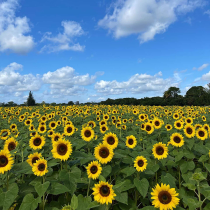
#> input picture images/the_berry_farms_sunflower_field.jpeg, 210 x 210 px, shrunk from 1440 x 1440 before the run
$ jupyter execute --allow-errors A2.ipynb
#> lines starting #> are read from the running program, lines starting #| are printed output that depends on the picture; after the words box and inside, x2 and y2 are one past the last pixel; in counts of white or black regions, pixels touching at a corner belong together; long printed decimals are rounded
# Blob Detection using Laplacian of Gaussian and Scale-Space Extrema

[cell 1]
# Import libraries
import cv2 as cv
import numpy as np
import matplotlib.pyplot as plt
from skimage.feature import blob_log
from math import sqrt

## Pre-processing the Image

[cell 2]
# Load the image
image_sunflower = cv.imread('images/the_berry_farms_sunflower_field.jpeg', cv.IMREAD_REDUCED_COLOR_4)
#> image_sunflower is the input picture: shape (210, 210, 3); mean B, G, R 119.8, 125.3, 100.4
gray_sunflower = cv.cvtColor(image_sunflower, cv.COLOR_BGR2GRAY)
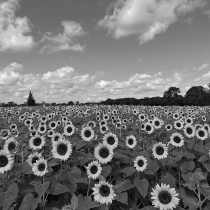
#> gray_sunflower: shape (210, 210); min 5, max 251, mean 117.2

# Display the image
plt.imshow(cv.cvtColor(image_sunflower, cv.COLOR_BGR2RGB))
plt.title("Original Sunflower Field Image")
plt.axis("off")
plt.show()

## Applying Gaussian blur and Laplacian

[cell 3]
# Apply Gaussian blur to reduce noise
blurred_sunflower = cv.GaussianBlur(gray_sunflower, (9,9), 0.1)

# Apply Laplacian to detect edges
laplacian_sunflower = cv.Laplacian(blurred_sunflower, cv.CV_64F)
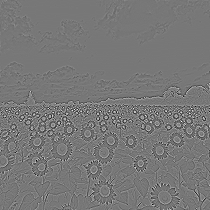
#> laplacian_sunflower: shape (210, 210) float64; min -419, max 472, mean 0; drawn with min black and max white

## Detect blobs

[cell 4]
# Define parameters for blob detection
min_sigma = 3  # Minimum sigma for LoG
max_sigma = 14  # Maximum sigma for LoG
threshold = 10 # Threshold for blob detection

# Detect blobs using Laplacian of Gaussian
blobs = blob_log(laplacian_sunflower, min_sigma=min_sigma, max_sigma=max_sigma, threshold=threshold)
#> blobs = 78 rows, first 8: [163, 140, 3], [139, 177, 3], [133, 87, 3], [169, 93, 3], [167, 41, 3], [140, 110, 3], [141, 37, 3], [133, 201, 3]

## Largest circle

[cell 5]
# Find the largest circle
max_radius_index = np.argmax(blobs[:, 2])
#> max_radius_index = 26
largest_circle_params = blobs[max_radius_index]
#> largest_circle_params = [149, 62, 4.22]
y, x, r = largest_circle_params
#> y = 149; x = 62; r = 4.22
print(f"Largest Circle Radius (r): {r}")
#| Largest Circle Radius (r): 4.222
print(f"Largest Circle Center (x, y): ({x}, {y})")
#| Largest Circle Center (x, y): (62.0, 149.0)

## Display blobs on original image

[cell 6]
# Draw all detected circles on the original image
for blob in blobs:
    y, x, r = blob  # Blob format is (y, x, r)
    cv.circle(image_sunflower, (int(x), int(y)), int(r), (0, 0, 255), thickness=1, lineType=cv.LINE_AA)  # Red circles
#> this loop made 78 passes
#> (y, x, r) on passes 1 to 12: (163, 140, 3), (139, 177, 3), (133, 87, 3), (169, 93, 3), (167, 41, 3), (140, 110, 3), (141, 37, 3), (133, 201, 3), (130, 189, 3), (141, 130, 3), (150, 159, 3), (148, 0, 3)
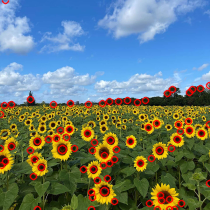
#> image_sunflower: shape (210, 210, 3); 7.74% of pixels changed, all inside (x1, y1, x2, y2) = (0, 0, 210, 210)

# Display the result using Matplotlib
plt.figure(figsize=(8, 8))
plt.imshow(cv.cvtColor(image_sunflower, cv.COLOR_BGR2RGB))
plt.axis('off')  # Turn off axis labels
plt.title('Detected Circles in Sunflower Field')
plt.show()

# Question 2

## Generate the Noisy Point Set (Circle + Line)

[cell 7]
from scipy.optimize import minimize
from scipy import linalg
import numpy as np
import matplotlib.pyplot as plt
import  circle_fit as cf

np.random.seed(0)

N = 100
half_n = N // 2
r = 10
x0_gt, y0_gt = 2, 3  # Center of the circle
s = r / 16

t = np.random.uniform(0, 2*np.pi, half_n)
n = s * np.random.randn(half_n)
x, y = x0_gt + (r + n) * np.cos(t), y0_gt + (r + n) * np.sin(t)

X_circ = np.hstack((x.reshape(half_n, 1), y.reshape(half_n, 1)))

s = 1.
m, b = -1, 2
x = np.linspace(-12, 12, half_n)
y = m*x + b + s * np.random.randn(half_n)

X_line = np.hstack((x.reshape(half_n, 1), y.reshape(half_n, 1)))

X = np.vstack((X_circ, X_line))

fig, ax = plt.subplots(1, 1, figsize=(8, 8))

ax.scatter(X_line[:, 0], X_line[:, 1], label='Line')
ax.scatter(X_circ[:, 0], X_circ[:, 1], label='Circle')

circle_gt = plt.Circle((x0_gt, y0_gt), r, color='g', fill=False, label='Ground truth circle')
ax.add_patch(circle_gt)
ax.plot((x0_gt), (y0_gt), '+', color='g')

x_min, x_max = ax.get_xlim()
x_ = np.array([x_min, x_max])
y_ = m * x_ + b
plt.plot(x_, y_, color='m', label='Ground truth line')

plt.legend()
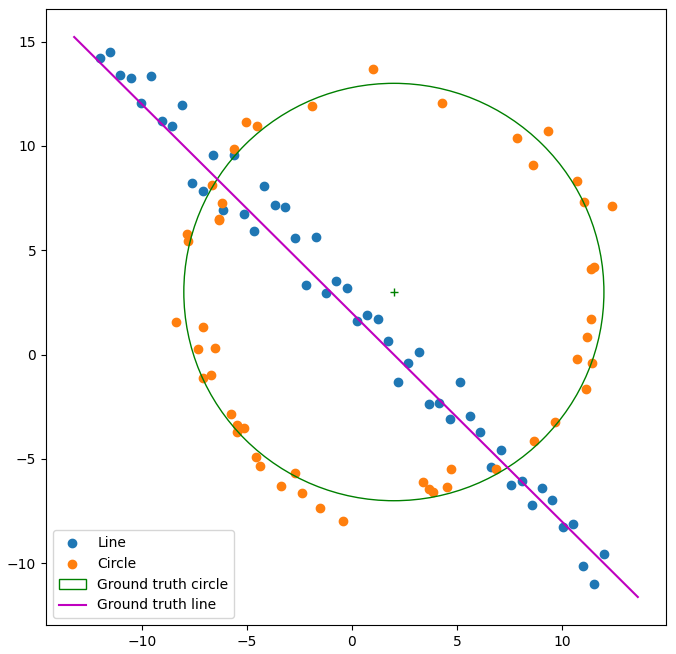
#> figure drawn by matplotlib, 1 panel

## Best line model

[cell 8]
import math
from scipy.optimize import minimize
import  circle_fit as cf

N = X.shape[0]
X_ = X

def line_equation_from_points(x1,y1,x2,y2):    #Calculate the direction vector (del_x,del_y)
    del_x = x2 - x1
    del_y = y2 - y1

    magnitude = math.sqrt(del_x**2 + del_y**2)    #Calculate normalized vactor (a,b)
    a = del_y / magnitude
    b = -del_x / magnitude

    d = (a*x1) + (b*y1)          #Calculate d

    return a,b,d      #return the line equation in the form of ax+ by = d

def line_tls(x , indices):    # RANSAC to fit a line
    a, b, d = x[0], x[1], x[2]
    return np.sum(np.square(a*X_[indices,0] + b*X_[indices,1] - d))

def g(x):                                #Constraint function
    return x[0]**2 + x[1]**2 - 1

cons = ({'type': 'eq', 'fun': g})

def consensus_line(X_,x,t):                 #Computing the consensus (inliers)
    a, b, d = x[0], x[1], x[2]
    error  = np.abs(a*X_[:,0] + b*X_[:,1] - d)
    return error<t

t = 1 #Threshold value to determine data points that are fitted well by model
d = 0.4*N #Number of close data points required to assert that a model fits well to data
s = 2

inliers_line = [] # Indices of the inliers
max_iterations = 50
iteration = 0
best_model_line = [] # Best model normal to (a,b) and distance from origin d
best_error = np.inf
best_sample_line = [] # Three point sample leading to the best model computation
res_only_with_sample = [] # Result (a,b,d) only using the best sample
best_inliers_line = [] # Inliers using the best sample

while iteration < max_iterations:
    indices = np.random.randint(0,N,s)
    x0 = np.array([1,1,0]) # initial estimate
    res = minimize(fun = line_tls, args=(indices), x0 = x0, tol = 1e-6, constraints=cons, options = {'disp':True})
    inliers_line = consensus_line(X_,res.x,t) #computing inliers
    if inliers_line.sum() > d:
        x0 = res.x
        #computing the new model using all inliers
        res = minimize(fun=line_tls, args=inliers_line, x0 = x0, tol = 1e-6, constraints=cons, options = {'disp':True})
        # print(res.x, res.fun)
        if res.fun < best_error:
            # print("A better model is found ...", res.x, res.fun)
            best_model_line = res.x
            best_error = res.fun
            best_sample_line = X_[indices,:]
            res_only_with_sample = x0
            best_inliers_line = inliers_line
    iteration += 1
print("Best line model" , best_model_line)

## Implement RANSAC for Line Fitting

[cell 9]
def line_through_points(p1, p2):
    # Calculate normal vector [a, b]⊺
    a = p2[1] - p1[1]
    b = p1[0] - p2[0]
    d = p1[0]*p2[1] - p2[0]*p1[1]  # d is the perpendicular distance from origin

    norm = np.sqrt(a**2 + b**2)
    return a / norm, b / norm, d / norm

def get_line_inliers(a, b, d, X, threshold):
    inliers = []
    for point in X:
        distance = abs(a * point[0] + b * point[1] + d)
        if distance < threshold:
            inliers.append(point)
    return np.array(inliers)

# RANSAC for Line
def ransac_line(X, n_iterations=1000, threshold=1.0, consensus_points=40):
#> called with X = array of shape (100, 2), n_iterations = 1000, threshold = 1, consensus_points = 40
    best_line = None
    best_inliers = []
    best_count = 0

    for _ in range(n_iterations):
        # Randomly select 2 points to define a line
        sample_points = X[np.random.choice(X.shape[0], 2, replace=False)]

        a, b, d = line_through_points(sample_points[0], sample_points[1])

        # Get the inliers for this line
        inliers = get_line_inliers(a, b, d, X, threshold)

        # Check if this line has the most inliers
        if len(inliers) > best_count:
            best_line = (a, b, d)
            best_inliers = inliers
            best_count = len(inliers)

    return best_line, best_inliers

# Perform RANSAC for line
best_line, best_line_inliers = ransac_line(X, threshold=1.0)

# Plot line inliers
plt.figure(figsize=(10, 10))
plt.scatter(X[:, 0], X[:, 1], color='b', label='Noisy point set')
plt.scatter(best_line_inliers[:, 0], best_line_inliers[:, 1], color='y', label='Line inliers')

# Plot the best line
x_vals = np.array(plt.gca().get_xlim())
y_vals = (-best_line[2] - best_line[0] * x_vals) / best_line[1]
plt.plot(x_vals, y_vals, color='m', label='Best fit line')

plt.title("RANSAC Line Fitting")
plt.legend()
plt.grid()
plt.show()
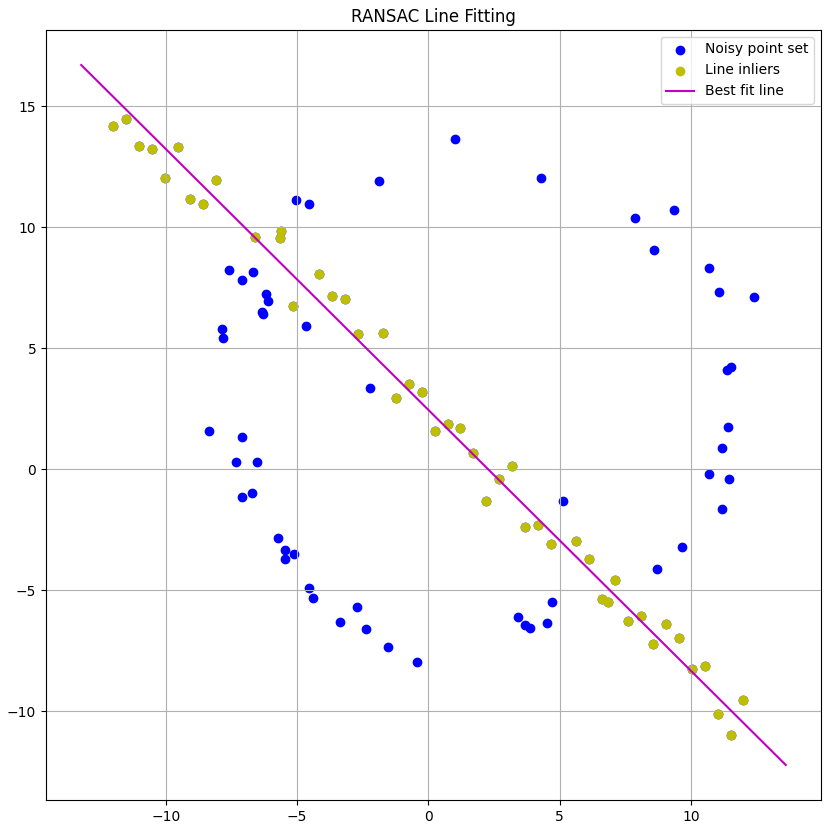
#> figure drawn by matplotlib, 1 panel

## Subtract Line Inliers (Remnant)

[cell 10]
# Remove the line inliers from the dataset (remnant)
remnant = np.array([point for point in X if point.tolist() not in best_line_inliers.tolist()])

# Plot remnant points
plt.figure(figsize=(10, 10))
plt.scatter(remnant[:, 0], remnant[:, 1], color='b', label='Remnant points (after line subtraction)')
plt.title("Remnant Points")
plt.legend()
plt.grid()
plt.show()
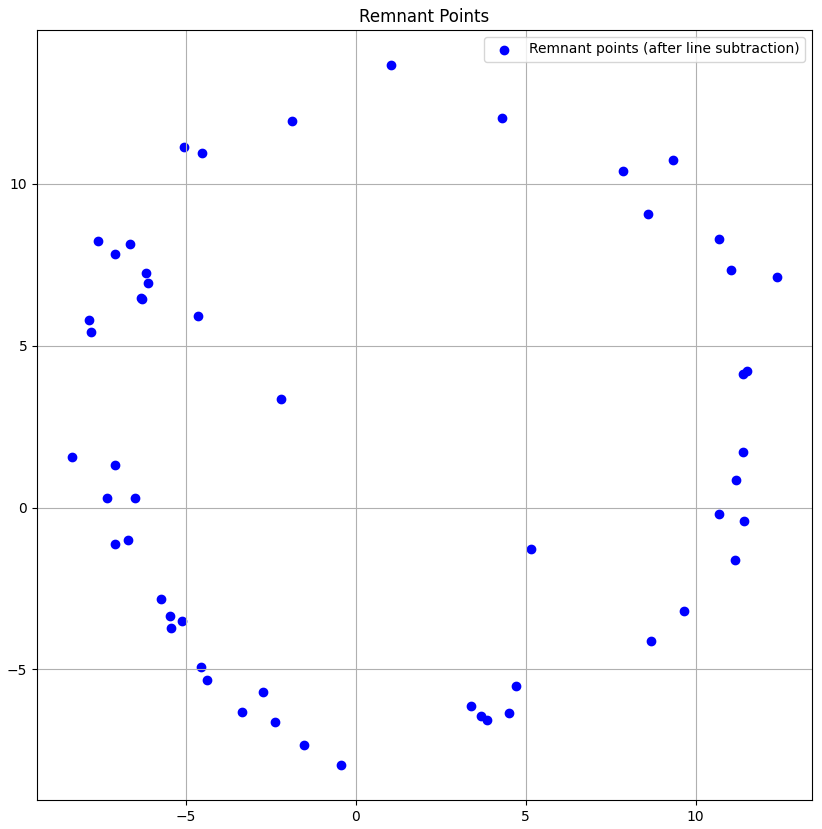
#> figure drawn by matplotlib, 1 panel

## Implement the RANSAC Algorithm for Circle Fitting

[cell 11]
def circle_through_points(p1, p2, p3):
    # Calculate the center and radius of the circle through 3 points
    denominator = 2 * (p1[0] * (p2[1] - p3[1]) + p2[0] * (p3[1] - p1[1]) + p3[0] * (p1[1] - p2[1]))

    if denominator == 0:
        return None, None, None

    x = ((p1[0]**2 + p1[1]**2) * (p2[1] - p3[1]) + (p2[0]**2 + p2[1]**2) * (p3[1] - p1[1]) + (p3[0]**2 + p3[1]**2) * (p1[1] - p2[1])) / denominator
    y = ((p1[0]**2 + p1[1]**2) * (p3[0] - p2[0]) + (p2[0]**2 + p2[1]**2) * (p1[0] - p3[0]) + (p3[0]**2 + p3[1]**2) * (p2[0] - p1[0])) / denominator
    r = np.sqrt((p1[0] - x)**2 + (p1[1] - y)**2)

    return x, y, r

def get_circle_inliers(x, y, r, X, threshold):
    inliers = []
    for point in X:
        distance = np.sqrt((point[0] - x)**2 + (point[1] - y)**2)
        if abs(distance - r) < threshold:
            inliers.append(point)
    return np.array(inliers)

# RANSAC for Circle
def ransac_circle(X, n_iterations=1000, threshold=1.0, consensus_points=60):
#> called with X = array of shape (54, 2), n_iterations = 1000, threshold = 1, consensus_points = 60
    best_circle = None
    best_inliers = []
    best_count = 0

    for _ in range(n_iterations):
        # Randomly select 3 points to define a circle
        sample_points = X[np.random.choice(X.shape[0], 3, replace=False)]

        x, y, r = circle_through_points(sample_points[0], sample_points[1], sample_points[2])

        if x is None:
            continue

        # Get the inliers for this circle
        inliers = get_circle_inliers(x, y, r, X, threshold)

        # Check if this circle has the most inliers
        if len(inliers) > best_count:
            best_circle = (x, y, r)
            best_inliers = inliers
            best_count = len(inliers)

    return best_circle, best_inliers

# Perform RANSAC for circle
best_circle, best_circle_inliers = ransac_circle(remnant, threshold=1.0)

# Plot the remnant points and circle inliers
plt.figure(figsize=(10, 10))
plt.scatter(remnant[:, 0], remnant[:, 1], color='b', label='Remnant points')
plt.scatter(best_circle_inliers[:, 0], best_circle_inliers[:, 1], color='c', label='Circle inliers')

# Plot the best circle
circle_plot = plt.Circle((best_circle[0], best_circle[1]), best_circle[2], color='g', fill=False, label='Best fit circle')
plt.gca().add_artist(circle_plot)

plt.title("RANSAC Circle Fitting")
plt.legend()
plt.grid()
plt.show()
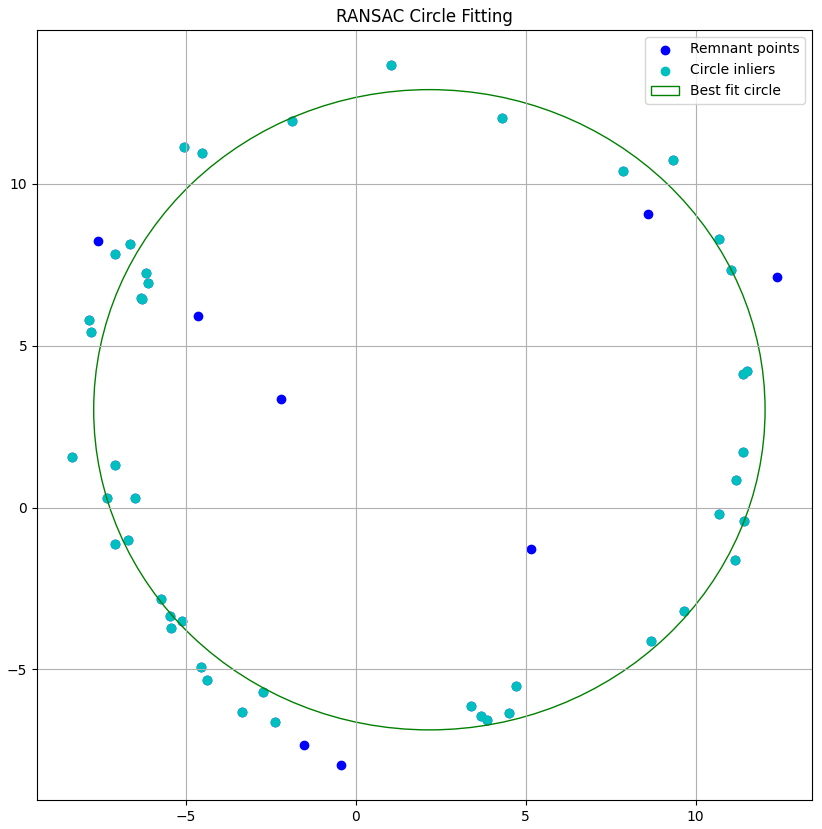
#> figure drawn by matplotlib, 1 panel

## Combine All Elements into a Single Plot

[cell 12]
# Combine everything into one plot
plt.figure(figsize=(10, 10))

# Plot the original point set
plt.scatter(X[:, 0], X[:, 1], color='b', label='Noisy point set')

# Plot the line inliers
plt.scatter(best_line_inliers[:, 0], best_line_inliers[:, 1], color='y', label='Line inliers')

# Plot the best-fit line
x_vals = np.array(plt.gca().get_xlim())
y_vals = (-best_line[2] - best_line[0] * x_vals) / best_line[1]
plt.plot(x_vals, y_vals, color='m', label='Best fit line')

# Plot the remnant points (after line inliers are removed)
plt.scatter(remnant[:, 0], remnant[:, 1], color='b', label='Remnant points (after line subtraction)')

# Plot the circle inliers
plt.scatter(best_circle_inliers[:, 0], best_circle_inliers[:, 1], color='c', label='Circle inliers')

# Plot the best-fit circle
circle_plot = plt.Circle((best_circle[0], best_circle[1]), best_circle[2], color='g', fill=False, label='Best fit circle')
plt.gca().add_artist(circle_plot)

# Plot the three points used to estimate the best circle
sample_points = remnant[np.random.choice(remnant.shape[0], 3, replace=False)]
plt.scatter(sample_points[:, 0], sample_points[:, 1], color='r', label='Sample points for circle', marker='o', s=100, edgecolor='black')

# Customize the plot
plt.title("RANSAC Line and Circle Fitting")
plt.legend()
plt.grid()
plt.gca().set_aspect('equal', adjustable='box')

# Show the plot
plt.show()
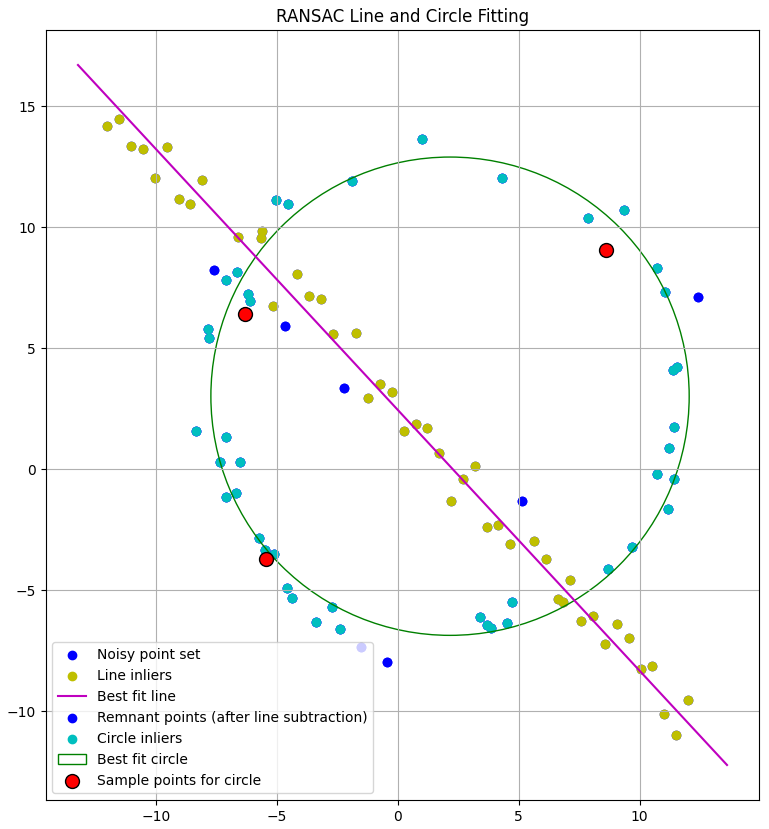
#> figure drawn by matplotlib, 1 panel

[cell 13]
# Plot the original points, the line, the circle, and the inliers
fig, ax = plt.subplots(1, 1, figsize=(8, 8))

# Plot the original points
ax.scatter(X[:, 0], X[:, 1], color='gray', label='Data Points')

# Plot the RANSAC estimated line
x_min, x_max = ax.get_xlim()
x_ = np.array([x_min, x_max])
#> (the rest of this cell did not finish here and is left out)

## Circle Fitting Using Scipy Optimizer

[cell 14]
from scipy.optimize import minimize

# Circle fitting error function
def circle_error(params, X):
    x0, y0, r = params
    errors = np.sqrt((X[:, 0] - x0) ** 2 + (X[:, 1] - y0) ** 2) - r
    return np.sum(errors ** 2)

# Initial guess for circle center and radius
initial_guess = [x0_gt, y0_gt, r]

# Use scipy.optimize.minimize to fit the circle
result = minimize(circle_error, initial_guess, args=(X_circ,))
x0_est, y0_est, r_est = result.x

print(f"Estimated circle parameters: x0 = {x0_est}, y0 = {y0_est}, r = {r_est}")

# Plot the estimated circle
fig, ax = plt.subplots(1, 1, figsize=(8, 8))
ax.scatter(X[:, 0], X[:, 1], label='Data Points')

# Plot the estimated circle
circle_est = plt.Circle((x0_est, y0_est), r_est, color='b', fill=False, label='Estimated Circle')
ax.add_patch(circle_est)

plt.legend()
plt.show()
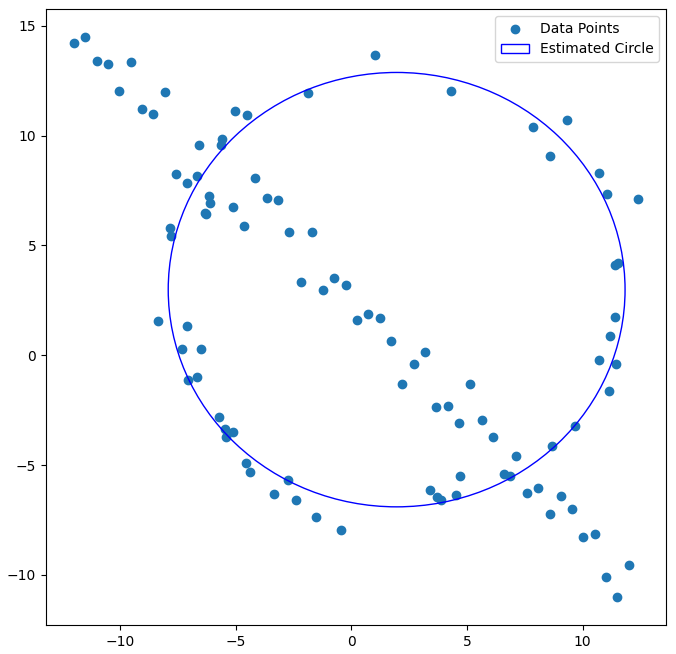
#> figure drawn by matplotlib, 1 panel

$ run again, with images/005.jpg copied over images/the_berry_farms_sunflower_field.jpeg
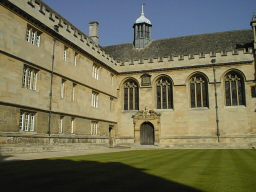
#> input picture images/005.jpg, 256 x 192 px
#> image_sunflower is the input picture: shape (192, 256, 3); mean B, G, R 84.4, 109.4, 111.6
#> `laplacian_sunflower = cv.Laplacian(blurred_sunflower, cv.CV_64F)`:
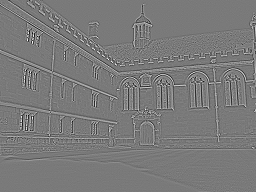
#> laplacian_sunflower: shape (192, 256) float64; min -333, max 362, mean 0; drawn with min black and max white
#> blobs = 67 rows, first 8: [69, 255, 3], [29, 255, 3], [79, 255, 3], [110, 255, 3], [102, 243, 3], [104, 206, 3], [106, 171, 3], [24, 141, 3]
#> max_radius_index = 0
#> largest_circle_params = [69, 255, 3]
#> `y, x, r = largest_circle_params`: y = 69; x = 255; r = 3
#| Largest Circle Radius (r): 3.0
#| Largest Circle Center (x, y): (255.0, 69.0)
#> the loop `for blob in blobs:` made 67 passes
#> (blob, y, x) on passes 1 to 8: ([69, 255, 3], 69, 255), ([29, 255, 3], 29, 255), ([79, 255, 3], 79, 255), ([110, 255, 3], 110, 255), ([102, 243, 3], 102, 243), ([104, 206, 3], 104, 206), ([106, 171, 3], 106, 171), ([24, 141, 3], 24, 141)
#> after the loop `for blob in blobs:`:
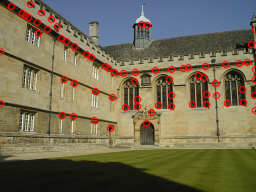
#> image_sunflower: shape (192, 256, 3); 6.02% of pixels changed, all inside (x1, y1, x2, y2) = (0, 0, 256, 133)
